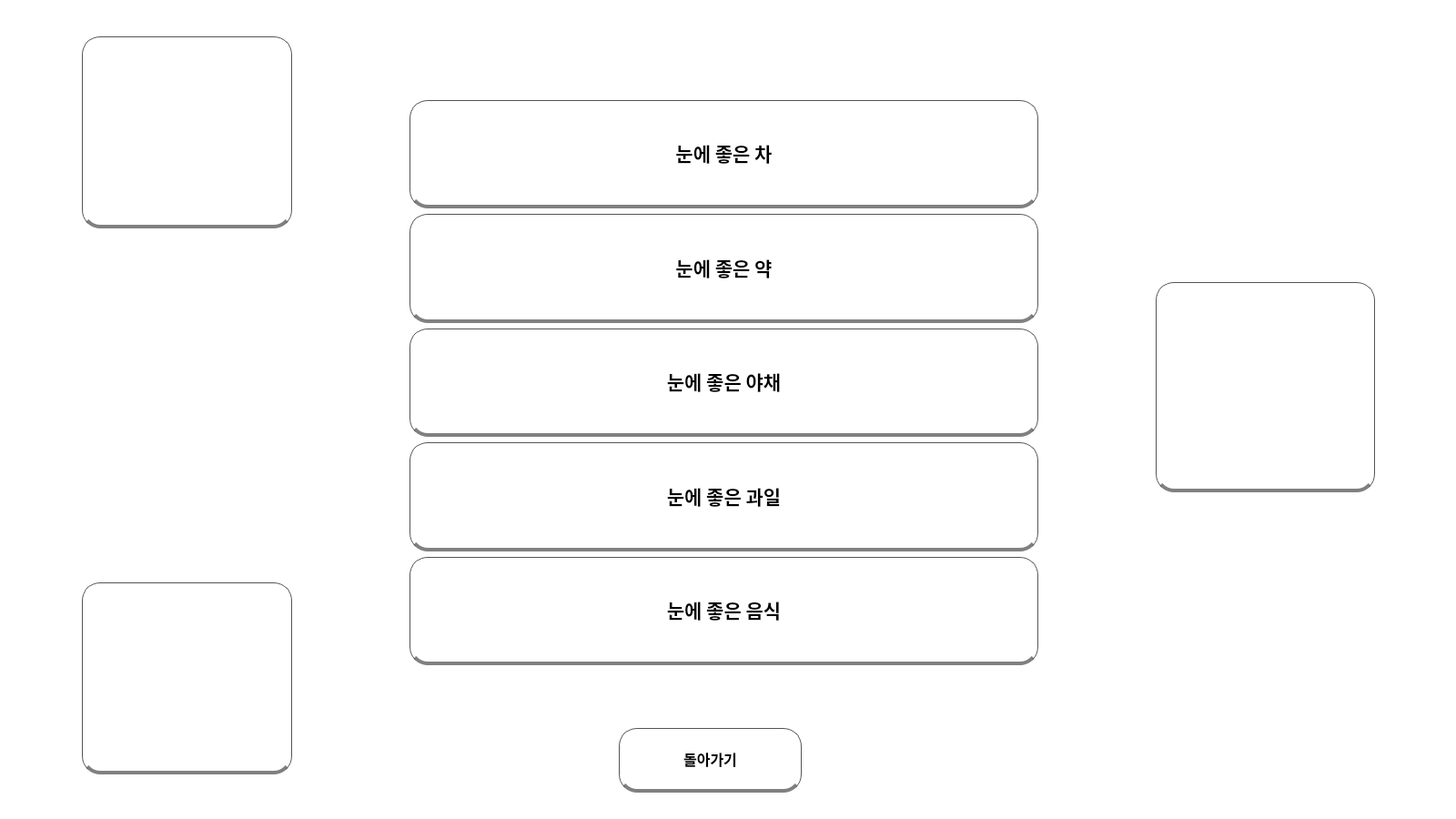
<?xml version="1.0" encoding="UTF-8"?>
<ui version="4.0">
 <class>Form</class>
 <widget class="QWidget" name="Form">
  <property name="geometry">
   <rect>
    <x>0</x>
    <y>0</y>
    <width>1600</width>
    <height>900</height>
   </rect>
  </property>
  <property name="font">
   <font>
    <family>여기어때 잘난체 OTF</family>
    <pointsize>12</pointsize>
    <weight>75</weight>
    <bold>true</bold>
   </font>
  </property>
  <property name="windowTitle">
   <string>Form</string>
  </property>
  <property name="styleSheet">
   <string notr="true">QWidget{
	background-color: rgb(255, 255, 255)
}
QLabel{
	background-color: rgb(255,255,255);
}
QPushButton{
	border:1px solid rgb(84, 84, 85);
	background-color: rgb(255, 255, 255);
	padding: 12px;
	border-radius: 20px;
	border-bottom: 4px solid grey;
	
	color: rgb(0, 0, 0)
}</string>
  </property>
  <widget class="QPushButton" name="pushButton_6">
   <property name="geometry">
    <rect>
     <x>680</x>
     <y>800</y>
     <width>201</width>
     <height>71</height>
    </rect>
   </property>
   <property name="font">
    <font>
     <family>여기어때 잘난체 OTF</family>
     <pointsize>12</pointsize>
     <weight>75</weight>
     <bold>true</bold>
    </font>
   </property>
   <property name="text">
    <string>돌아가기</string>
   </property>
  </widget>
  <widget class="QPushButton" name="carrot">
   <property name="geometry">
    <rect>
     <x>1270</x>
     <y>310</y>
     <width>241</width>
     <height>231</height>
    </rect>
   </property>
   <property name="text">
    <string/>
   </property>
   <property name="icon">
    <iconset>
     <normaloff>images/carrot.png</normaloff>images/carrot.png</iconset>
   </property>
   <property name="iconSize">
    <size>
     <width>200</width>
     <height>200</height>
    </size>
   </property>
  </widget>
  <widget class="QPushButton" name="cheese">
   <property name="geometry">
    <rect>
     <x>90</x>
     <y>640</y>
     <width>231</width>
     <height>211</height>
    </rect>
   </property>
   <property name="text">
    <string/>
   </property>
   <property name="icon">
    <iconset>
     <normaloff>images/cheese.png</normaloff>images/cheese.png</iconset>
   </property>
   <property name="iconSize">
    <size>
     <width>200</width>
     <height>200</height>
    </size>
   </property>
  </widget>
  <widget class="QPushButton" name="blueberry">
   <property name="geometry">
    <rect>
     <x>90</x>
     <y>40</y>
     <width>231</width>
     <height>211</height>
    </rect>
   </property>
   <property name="text">
    <string/>
   </property>
   <property name="icon">
    <iconset>
     <normaloff>images/blueberry.png</normaloff>images/blueberry.png</iconset>
   </property>
   <property name="iconSize">
    <size>
     <width>200</width>
     <height>200</height>
    </size>
   </property>
  </widget>
  <widget class="QWidget" name="">
   <property name="geometry">
    <rect>
     <x>450</x>
     <y>110</y>
     <width>691</width>
     <height>621</height>
    </rect>
   </property>
   <property name="sizePolicy">
    <sizepolicy hsizetype="Preferred" vsizetype="Expanding">
     <horstretch>0</horstretch>
     <verstretch>0</verstretch>
    </sizepolicy>
   </property>
   <property name="font">
    <font>
     <family>여기어때 잘난체 OTF</family>
     <pointsize>16</pointsize>
     <weight>75</weight>
     <bold>true</bold>
    </font>
   </property>
   <layout class="QVBoxLayout" name="verticalLayout">
    <item>
     <widget class="QPushButton" name="pushButton_4">
      <property name="sizePolicy">
       <sizepolicy hsizetype="Minimum" vsizetype="Expanding">
        <horstretch>0</horstretch>
        <verstretch>0</verstretch>
       </sizepolicy>
      </property>
      <property name="font">
       <font>
        <family>여기어때 잘난체 OTF</family>
        <pointsize>16</pointsize>
        <weight>75</weight>
        <bold>true</bold>
       </font>
      </property>
      <property name="text">
       <string>눈에 좋은 차</string>
      </property>
     </widget>
    </item>
    <item>
     <widget class="QPushButton" name="pushButton_3">
      <property name="sizePolicy">
       <sizepolicy hsizetype="Minimum" vsizetype="Expanding">
        <horstretch>0</horstretch>
        <verstretch>0</verstretch>
       </sizepolicy>
      </property>
      <property name="font">
       <font>
        <family>여기어때 잘난체 OTF</family>
        <pointsize>16</pointsize>
        <weight>75</weight>
        <bold>true</bold>
       </font>
      </property>
      <property name="text">
       <string>눈에 좋은 약</string>
      </property>
     </widget>
    </item>
    <item>
     <widget class="QPushButton" name="pushButton_5">
      <property name="sizePolicy">
       <sizepolicy hsizetype="Minimum" vsizetype="Expanding">
        <horstretch>0</horstretch>
        <verstretch>0</verstretch>
       </sizepolicy>
      </property>
      <property name="font">
       <font>
        <family>여기어때 잘난체 OTF</family>
        <pointsize>16</pointsize>
        <weight>75</weight>
        <bold>true</bold>
       </font>
      </property>
      <property name="text">
       <string>눈에 좋은 야채</string>
      </property>
     </widget>
    </item>
    <item>
     <widget class="QPushButton" name="pushButton">
      <property name="sizePolicy">
       <sizepolicy hsizetype="Minimum" vsizetype="Expanding">
        <horstretch>0</horstretch>
        <verstretch>0</verstretch>
       </sizepolicy>
      </property>
      <property name="font">
       <font>
        <family>여기어때 잘난체 OTF</family>
        <pointsize>16</pointsize>
        <weight>75</weight>
        <bold>true</bold>
       </font>
      </property>
      <property name="text">
       <string>눈에 좋은 과일</string>
      </property>
     </widget>
    </item>
    <item>
     <widget class="QPushButton" name="pushButton_2">
      <property name="sizePolicy">
       <sizepolicy hsizetype="Minimum" vsizetype="Expanding">
        <horstretch>0</horstretch>
        <verstretch>0</verstretch>
       </sizepolicy>
      </property>
      <property name="font">
       <font>
        <family>여기어때 잘난체 OTF</family>
        <pointsize>16</pointsize>
        <weight>75</weight>
        <bold>true</bold>
       </font>
      </property>
      <property name="text">
       <string>눈에 좋은 음식</string>
      </property>
     </widget>
    </item>
   </layout>
  </widget>
 </widget>
 <resources/>
 <connections>
  <connection>
   <sender>pushButton_4</sender>
   <signal>clicked()</signal>
   <receiver>Form</receiver>
   <slot>coupang1()</slot>
   <hints>
    <hint type="sourcelabel">
     <x>871</x>
     <y>147</y>
    </hint>
    <hint type="destinationlabel">
     <x>1184</x>
     <y>49</y>
    </hint>
   </hints>
  </connection>
  <connection>
   <sender>pushButton_3</sender>
   <signal>clicked()</signal>
   <receiver>Form</receiver>
   <slot>coupang2()</slot>
   <hints>
    <hint type="sourcelabel">
     <x>950</x>
     <y>302</y>
    </hint>
    <hint type="destinationlabel">
     <x>1299</x>
     <y>386</y>
    </hint>
   </hints>
  </connection>
  <connection>
   <sender>pushButton_5</sender>
   <signal>clicked()</signal>
   <receiver>Form</receiver>
   <slot>coupang3()</slot>
   <hints>
    <hint type="sourcelabel">
     <x>1055</x>
     <y>425</y>
    </hint>
    <hint type="destinationlabel">
     <x>1302</x>
     <y>504</y>
    </hint>
   </hints>
  </connection>
  <connection>
   <sender>pushButton</sender>
   <signal>clicked()</signal>
   <receiver>Form</receiver>
   <slot>coupang4()</slot>
   <hints>
    <hint type="sourcelabel">
     <x>975</x>
     <y>540</y>
    </hint>
    <hint type="destinationlabel">
     <x>1309</x>
     <y>627</y>
    </hint>
   </hints>
  </connection>
  <connection>
   <sender>pushButton_2</sender>
   <signal>clicked()</signal>
   <receiver>Form</receiver>
   <slot>coupang5()</slot>
   <hints>
    <hint type="sourcelabel">
     <x>924</x>
     <y>675</y>
    </hint>
    <hint type="destinationlabel">
     <x>1202</x>
     <y>814</y>
    </hint>
   </hints>
  </connection>
  <connection>
   <sender>pushButton_6</sender>
   <signal>clicked()</signal>
   <receiver>Form</receiver>
   <slot>return()</slot>
   <hints>
    <hint type="sourcelabel">
     <x>822</x>
     <y>846</y>
    </hint>
    <hint type="destinationlabel">
     <x>972</x>
     <y>858</y>
    </hint>
   </hints>
  </connection>
 </connections>
 <slots>
  <slot>coupang1()</slot>
  <slot>coupang2()</slot>
  <slot>coupang3()</slot>
  <slot>coupang4()</slot>
  <slot>coupang5()</slot>
  <slot>return()</slot>
 </slots>
</ui>
